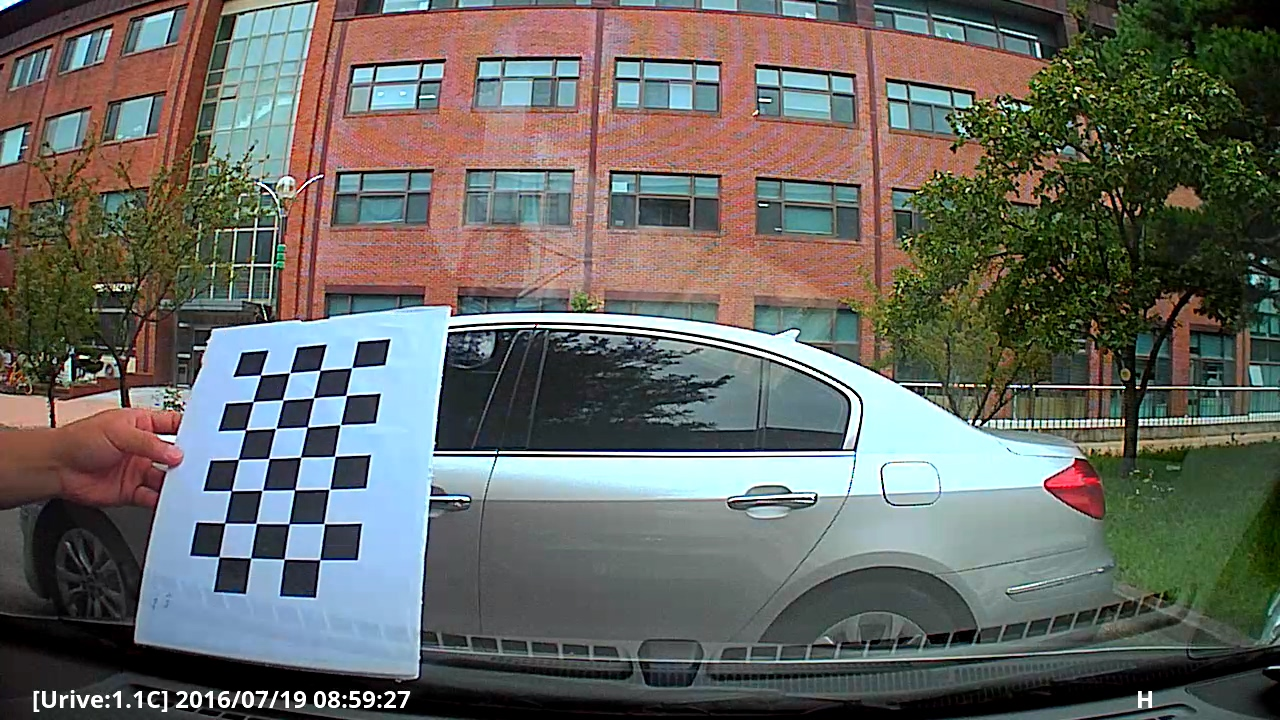
//> input picture Tutorial/DLIP_Tutorial_Cam_calibration/calibTest.jpg, 1280 x 720 px, given in place of the camera
$ ./filter_demo_webcam_21900031_jinkwak   (built with g++ and OpenCV 4)
//> lines starting //> are read from the running program, lines starting //| are printed output that depends on the picture
/*------------------------------------------------------/
* Image Proccessing with Deep Learning
* OpenCV : Filter Demo - Video
* Created: 2021-Spring
------------------------------------------------------*/

#include <opencv.hpp>
#include <iostream>
#include <conio.h>
#define ESC 27

enum FILTER_TYPE{
	Default = 0 ,
	Blur = 1 ,
	Gaussian = 2 ,
	Median = 3 ,
	Laplacian = 4 ,
	Bilateral = 5
};

using namespace std;


int main(){
	/*  open the video camera no.0  */
	cv::VideoCapture cap(0);

	if (!cap.isOpened()) // if not success, exit the programm
	{
		cout << "Cannot open the video cam\n";
		return - 1;
	}

	namedWindow("MyVideo", cv::WINDOW_AUTOSIZE);

	int key         = 0;
	int kernel_size = 21;
	int filter_type = 0;
	cv::Mat src , dst;
	while (1) {
		/*  read a new frame from video  */
		bool bSuccess = cap.read(src);
//> src is the input picture: 720 rows x 1280 cols, CV_8UC3; mean B, G, R 98.2, 103.6, 103.1
		if (!bSuccess) {
			cout << "Cannot find a frame from  video stream\n";
			break;
		}
		if (key = cv::waitKey(30)) {
//> the key 'b' is pressed
			if (key == ESC) {
				// wait for 'ESC' press for 30ms. If 'ESC' is pressed, break loop
				cout << "ESC key is pressed by user\n";
				break;
			}
			else if (key == 'b' || key == 'B') filter_type = Blur;
			else if (key == 'g' || key == 'G') filter_type = Gaussian;
			else if (key == 'm' || key == 'M') filter_type = Median;
			else if (key == 'L' || key == 'l') filter_type = Laplacian;
			else if (key == 'D' || key == 'd') filter_type = Default;
			else if (key == '1' || key == '!') filter_type = Bilateral;
			else if (key == 'U' || key == 'u') kernel_size += 2;
			else if (key == ' ' && kernel_size > 3) kernel_size -= 2;
		}
		else filter_type = filter_type;

		switch (filter_type) {
			case Blur:
				cv::blur(src, dst, cv::Size(kernel_size, kernel_size));
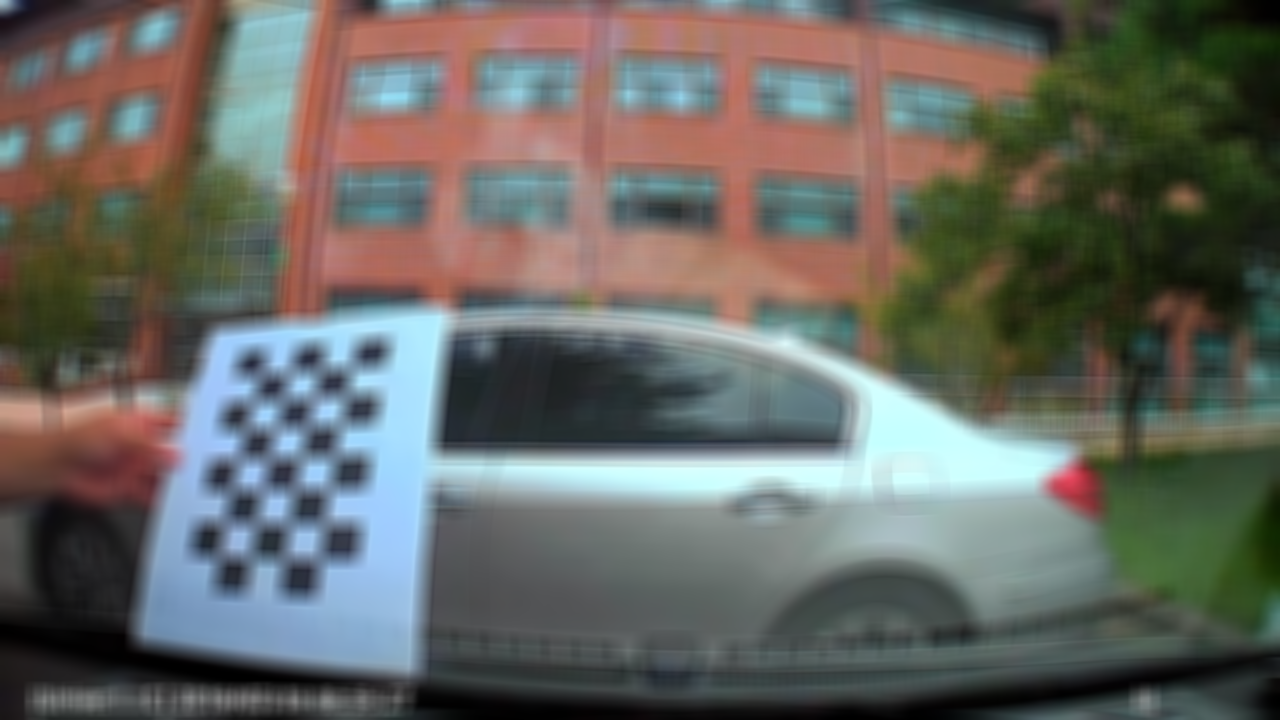
//> dst: 720 rows x 1280 cols, CV_8UC3; mean B, G, R 98.2, 103.6, 103.1
//> the key 'g' is pressed
				cout << "Blur" << endl;
				break;
			case Gaussian:
				cv::GaussianBlur(src, dst, cv::Size(kernel_size, kernel_size), 0, 0);
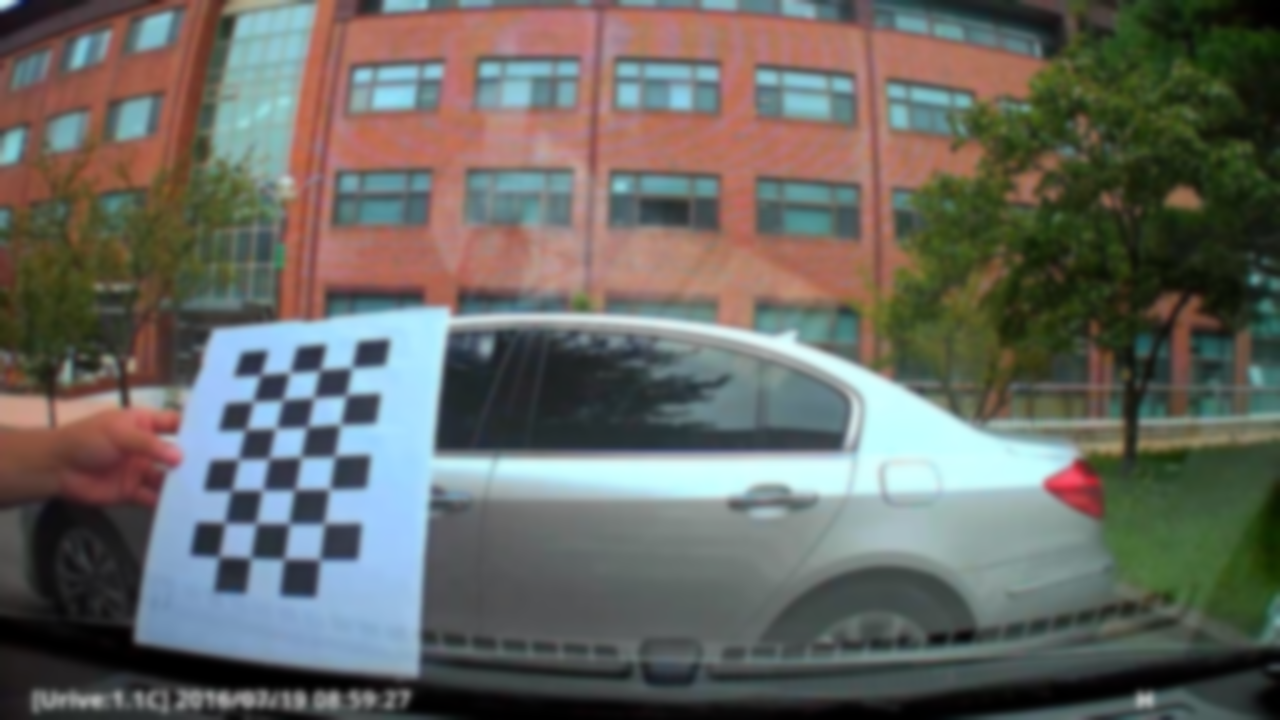
//> dst: 720 rows x 1280 cols, CV_8UC3; mean B, G, R 98.2, 103.6, 103.1
//> the key 'm' is pressed
				cout << "Gaussian" << endl;
				break;
			case Median:
				cv::medianBlur(src, dst, kernel_size);
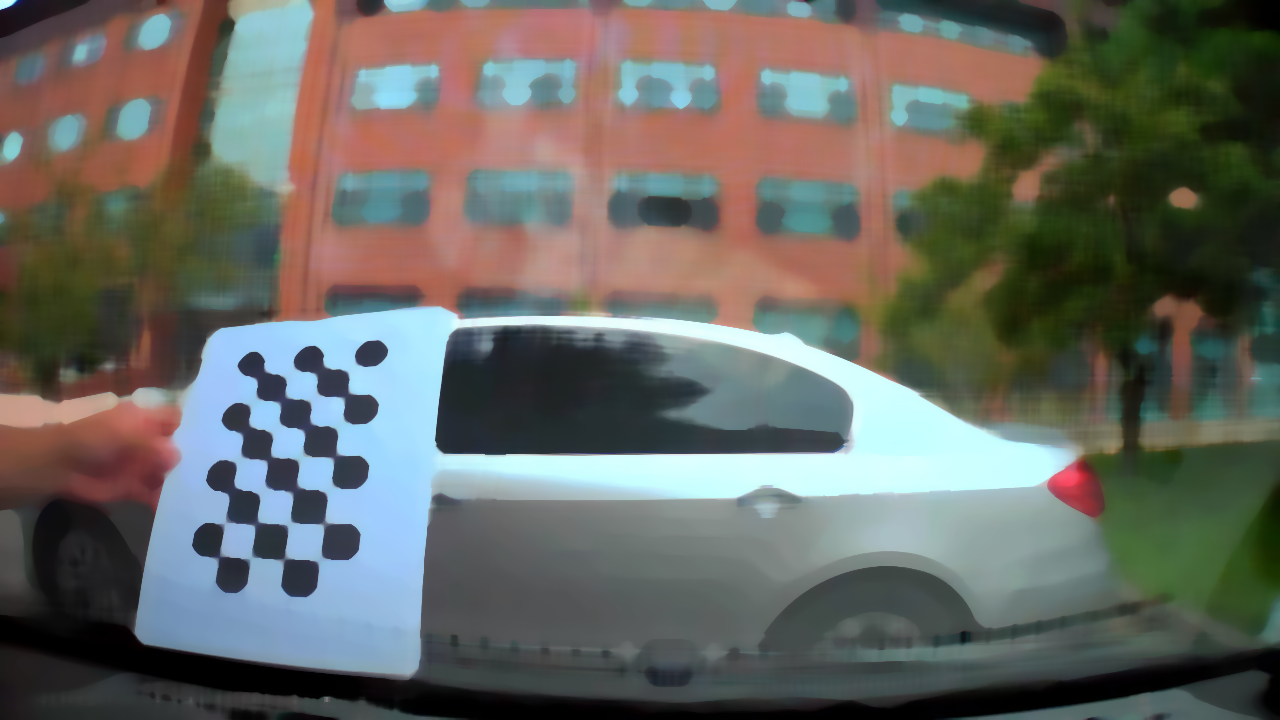
//> dst: 720 rows x 1280 cols, CV_8UC3; mean B, G, R 98.3, 104.4, 103.3
//> the Esc key is pressed
				cout << "Median" << endl;
				break;
			case Laplacian:
				cv::Laplacian(src, dst, CV_16S, kernel_size, 1, 0, cv::BORDER_DEFAULT);
				src.convertTo(src, CV_16S);
				dst = src - dst;
				dst.convertTo(dst,CV_8U);
				cout << "Laplacian" << endl;
				break;
			//case Bilateral:
			//	cv::bilateralFilter(src,dst, kernel_size, 3,kernel_size);
			//	cout<< "Bilateral"<<endl;
			//	break;
			default:
				dst = src;
				cout << "Default" << endl;
				break;
		}
		imshow("MyVideo", dst);
	}
	return 0;
}
